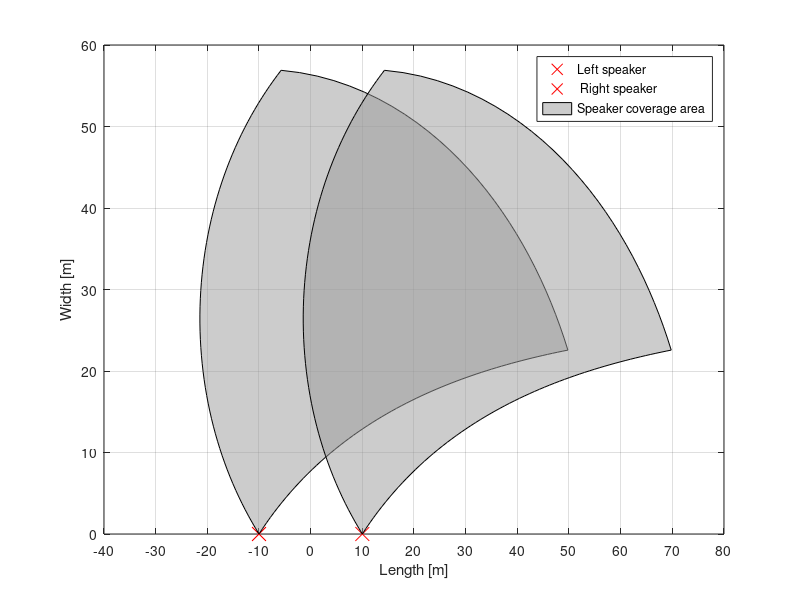

The MATLAB script that drew this image:


clear 
v = 10;
wind = pi/2;
c_r = 343;
step = 65;
speaker_dis = 20;

front = [0; 1];
ray = [0; 0];


for  g=1:1:31
clear d;
clear p;
clear e;
clear phi;
clear a;
clear w;
clear theta;
clear a_direction;
clear t_r;
clear dis_r
clear leng_r

[x, y] = pol2cart(deg2rad(-45+(g-1)*3), 1);
a_direction(:,1) = [y; x];
a_direction(:,1) = 1/norm(a_direction(:,1),2)*a_direction(:,1);
leng_r(1) = norm(a_direction(:,1),2);

ray(:,1,g) = [0; 0];


theta(1) = sign(a_direction(1,1))*acos((a_direction(:,1)'*front)/(norm(a_direction(:,1))*1)); %asin((dis)/(1));
for i=1:step
    
d(:,i) = [v*(1/(c_r+v*sin(theta(i))))*sin(wind); v*(1/(c_r+v*sin(theta(i))))*cos(wind)]; 
p(:,i) = (d(:,i)'*(-a_direction(:,i)))/norm(a_direction(:,i))^2 * (-a_direction(:,i));
e(:,i) = d(:,i)-p(:,i);
phi(i) = asin(norm(e(:,i)));
a(:,i) = a_direction(:,i)*cos(phi(i));
w(:,i) = a(:,i)+e(:,i);
theta(i+1) = sign(w(1,i))*acos(((w(:,i)'*front)) / (norm(w(:,i))*norm(front)));
a_direction(:,i+1) = w(:,i);

leng_r(i+1) = norm(w(:,i),2);
ray(:,i+1,g) = ray(:,i,g)+w(:,i);
dis_r(:,i) = ((w(:,i)'*front)/(norm(front)^2))*(front); 
t_r(:,i) = (1/(c_r+v*sin(theta(i))))*sin(wind);

    %if sum(t_r) >= sum(t_l)
        %break
    %end
end

end


area = [ray(1,:,1); ray(2,:,1)]'
for i=1:g
   area = [area; ray(1,end,i) ray(2,end,i)] ;
end
area = [area; flip(ray(1,:,end))' flip(ray(2,:,end))']


%%

plot(0-speaker_dis/2, 0,'x','MarkerSize',10,'color',[1 0 0])
hold on
plot(0+speaker_dis/2, 0,'x','MarkerSize',10,'color',[1 0 0])

f = fill(area(:,1)-speaker_dis/2, area(:,2), [0.6 0.6 0.6]);
set(f,'facealpha',.5)

h = fill(area(:,1)+speaker_dis/2, area(:,2), [0.6 0.6 0.6]);
set(h,'facealpha',.5)


%grid minor
set(gca,'xtick',[-140:10:140])
set(gca,'ytick',[-140:10:140])

xlabel('Length [m]')
ylabel('Width [m]')

legend('Left speaker',' Right speaker','Speaker coverage area')

grid on

